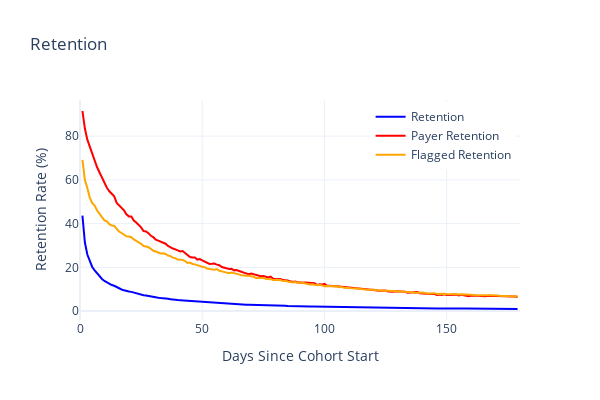
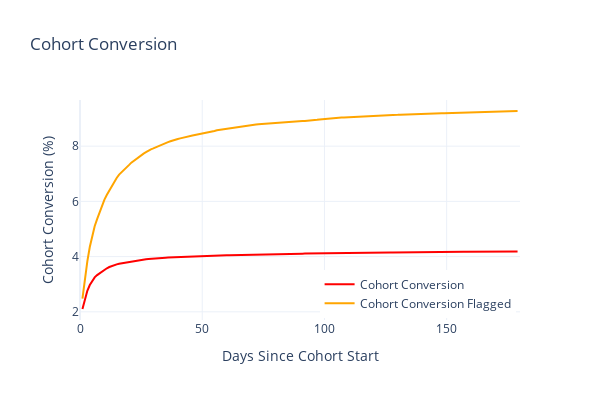
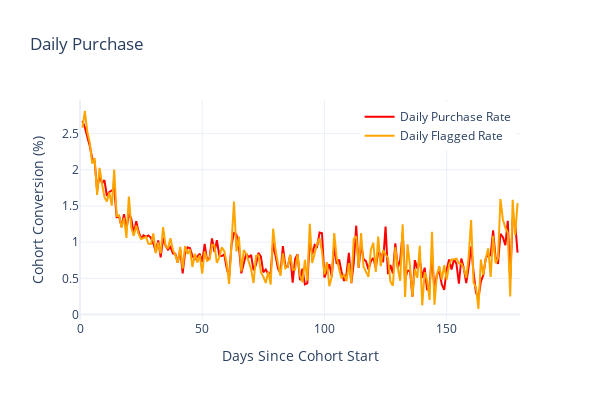

Here is the notebook cell these charts were saved with, in order:
### Markdown cell above
## Simulating Selections Bias

This can be done in a single SQL query. The query is available in `queries_and_graphs.py`.
We are mimicking Daily Purchase Rate and then flagging active users randomly. Flagging is equivalent to "fake purchase" event, so if non-flagged user is selected, they become flagged ("fake payer"), but if already flagged user is selected again, it's akin to repeated purchase and will not change user's state.
The reason why I consider Daily Purchase Rate more fundamental than, say, Conversion, is that it stabilizes over time which points to it being systemic response of the app-user system at scale.

### Code cell
df = con.execute(selection_bias_query).df()
df = df[(df['cohort_day'] > 0) & (df['cohort_day'] < 180)]

# Show Retention(s)
fig = show_retention(df)
fig.show()

# Show Conversion(s)
fig = show_cohort_conversion(df)
fig.show()

# Show Daily Purchase(s)
fig = show_daily_purchase(df)
fig.show()

### Figure 1 — Plotly figure (JSON) as saved in the notebook; plotly's stock layout.template omitted (floating-point values rounded to 4 significant figures; data arrays with more than 128 entries replaced by an {"elided": "..."} marker saying what was removed)
{"data": [{"line": {"color": "blue", "width": 2}, "marker": {"size": 8, "symbol": "circle"}, "mode": "lines", "name": "Retention", "type": "scatter", "x": {"elided": "179 int values"}, "y": {"elided": "179 float values"}}, {"line": {"color": "red", "width": 2}, "marker": {"size": 8, "symbol": "circle"}, "mode": "lines", "name": "Payer Retention", "type": "scatter", "x": {"elided": "179 int values"}, "y": {"elided": "179 float values"}}, {"line": {"color": "orange", "width": 2}, "marker": {"size": 8, "symbol": "circle"}, "mode": "lines", "name": "Flagged Retention", "type": "scatter", "x": {"elided": "179 int values"}, "y": {"elided": "179 float values"}}], "layout": {"height": 400, "legend": {"x": 0.99, "xanchor": "right", "y": 0.99, "yanchor": "top"}, "title": {"text": "Retention"}, "width": 600, "xaxis": {"range": [0, 180], "title": {"text": "Days Since Cohort Start"}}, "yaxis": {"title": {"text": "Retention Rate (%)"}}}}

### Figure 2 — Plotly figure (JSON) as saved in the notebook; plotly's stock layout.template omitted (floating-point values rounded to 4 significant figures; data arrays with more than 128 entries replaced by an {"elided": "..."} marker saying what was removed)
{"data": [{"line": {"color": "red", "width": 2}, "marker": {"size": 8, "symbol": "circle"}, "mode": "lines", "name": "Cohort Conversion", "type": "scatter", "x": {"elided": "179 int values"}, "y": {"elided": "179 float values"}}, {"line": {"color": "orange", "width": 2}, "marker": {"size": 8, "symbol": "circle"}, "mode": "lines", "name": "Cohort Conversion Flagged", "type": "scatter", "x": {"elided": "179 int values"}, "y": {"elided": "179 float values"}}], "layout": {"height": 400, "legend": {"x": 0.99, "xanchor": "right", "y": 0.01, "yanchor": "bottom"}, "title": {"text": "Cohort Conversion"}, "width": 600, "xaxis": {"range": [0, 180], "title": {"text": "Days Since Cohort Start"}}, "yaxis": {"title": {"text": "Cohort Conversion (%)"}}}}

### Figure 3 — Plotly figure (JSON) as saved in the notebook; plotly's stock layout.template omitted (floating-point values rounded to 4 significant figures; data arrays with more than 128 entries replaced by an {"elided": "..."} marker saying what was removed)
{"data": [{"line": {"color": "red", "width": 2}, "marker": {"size": 8, "symbol": "circle"}, "mode": "lines", "name": "Daily Purchase Rate", "type": "scatter", "x": {"elided": "179 int values"}, "y": {"elided": "179 float values"}}, {"line": {"color": "orange", "width": 2}, "marker": {"size": 8, "symbol": "circle"}, "mode": "lines", "name": "Daily Flagged Rate", "type": "scatter", "x": {"elided": "179 int values"}, "y": {"elided": "179 float values"}}], "layout": {"height": 400, "legend": {"x": 0.99, "xanchor": "right", "y": 0.99, "yanchor": "top"}, "title": {"text": "Daily Purchase"}, "width": 600, "xaxis": {"range": [0, 180], "title": {"text": "Days Since Cohort Start"}}, "yaxis": {"title": {"text": "Cohort Conversion (%)"}}}}
